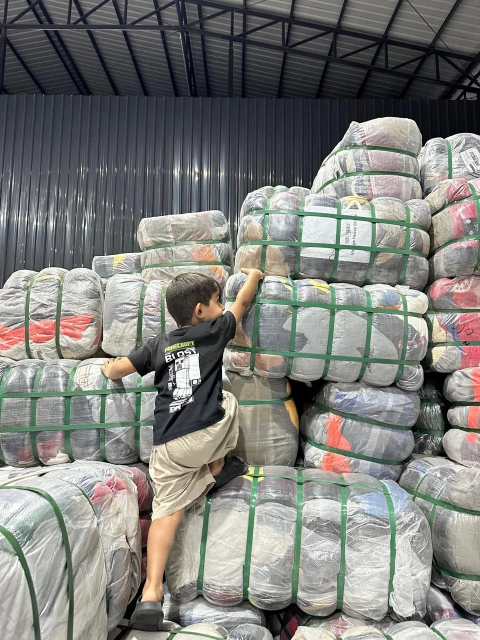
#> input picture assets/photos/bales-closeup-child.jpg, 960 x 1280 px, given in place of warehouse-banner-bales.jpg, which was not available (shown at 1/2 size)
$ python make_backgrounds.py
#> lines starting #> are read from the running program, lines starting #| are printed output that depends on the picture; pictures that were not available may be replaced by others from this repository, and a replacement may not be noted
"""Make the slide backgrounds from the client's warehouse photos in assets/photos/.

    python3 projects/stock-drop/tools/make_backgrounds.py

Crops each photo to 1080 x 1350 (Instagram 4:5) and writes template/bg/cover.jpg and
list.jpg. The slides darken them in CSS. Needs Pillow.
"""
from pathlib import Path

from PIL import Image, ImageFilter

ROOT = Path(__file__).resolve().parents[1]
PHOTOS = ROOT.parents[1] / "assets/photos"
OUT = ROOT / "template/bg"
W, H = 1080, 1350


def crop(name, left, top, width):
    """Crop a 4:5 box starting at (left, top), `width` pixels wide in the original photo."""
#> called with name = 'warehouse-banner-bales.jpg', left = 0, top = 262, width = 686
    im = Image.open(PHOTOS / name).convert("RGB")
#> im is the input picture: PIL image 960x1280 RGB; mean R, G, B 126.6, 126.7, 122.9
    return im.crop((left, top, left + width, top + width * H // W)).resize((W, H), Image.LANCZOS)
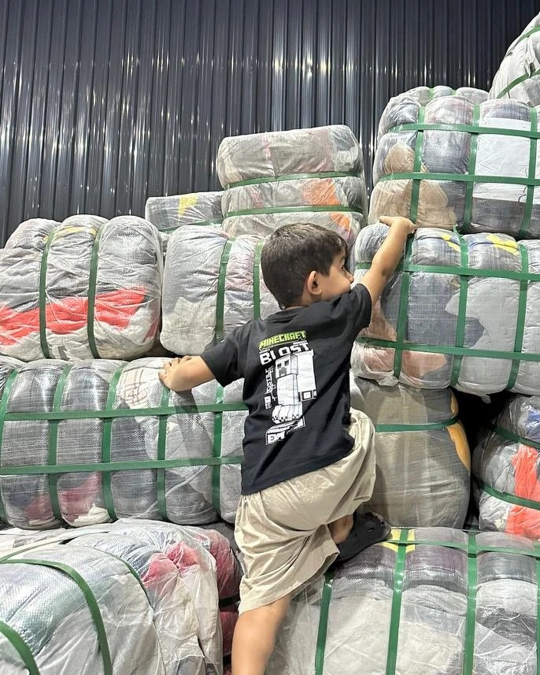
#> returned value: PIL image 1080x1350 RGB (shown at 1/2 size); mean R, G, B 139.3, 139.4, 133.2


OUT.mkdir(parents=True, exist_ok=True)
# Cover: the "Welcome to vintage world" banner sits top right, opposite the logo,
# with the stacked bales running down behind the text.
crop("warehouse-banner-bales.jpg", 0, 262, 686).save(OUT / "cover.jpg", quality=88)
# List slides: the stack of labelled jeans bales, softened so it stays texture behind the rows.
crop("warehouse-banner-jeans.jpg", 230, 600, 470).filter(ImageFilter.GaussianBlur(4)).save(OUT / "list.jpg", quality=84)
#> call 2 of crop, with name = 'warehouse-banner-jeans.jpg', left = 230, top = 600, width = 470
#> in crop (call 2), `return im.crop((left, top, left + width, top + width * H // W)).resize..`:
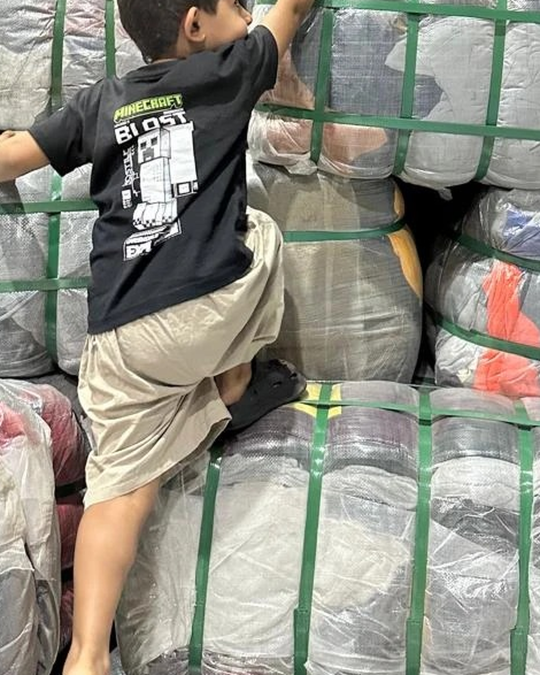
#> returned value: PIL image 1080x1350 RGB (shown at 1/2 size); mean R, G, B 143.7, 141.9, 131.2
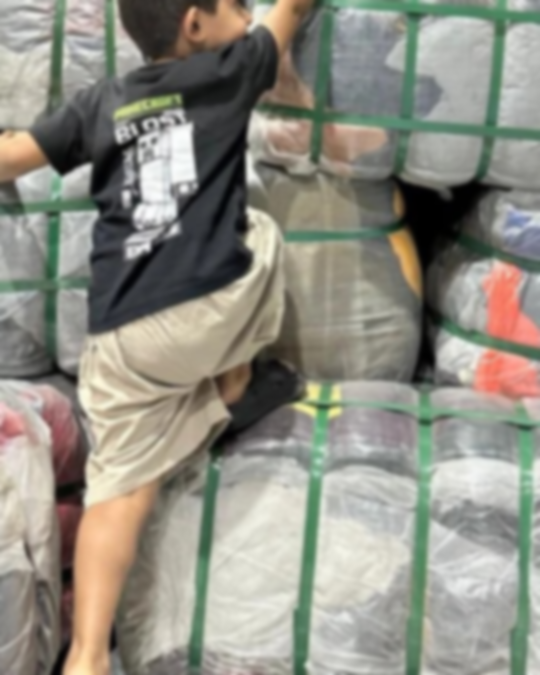
#> saved as list.jpg: PIL image 1080x1350 RGB (shown at 1/2 size); mean R, G, B 143.7, 141.9, 131.2
print("wrote", *(f.name for f in sorted(OUT.glob("*.jpg"))))
